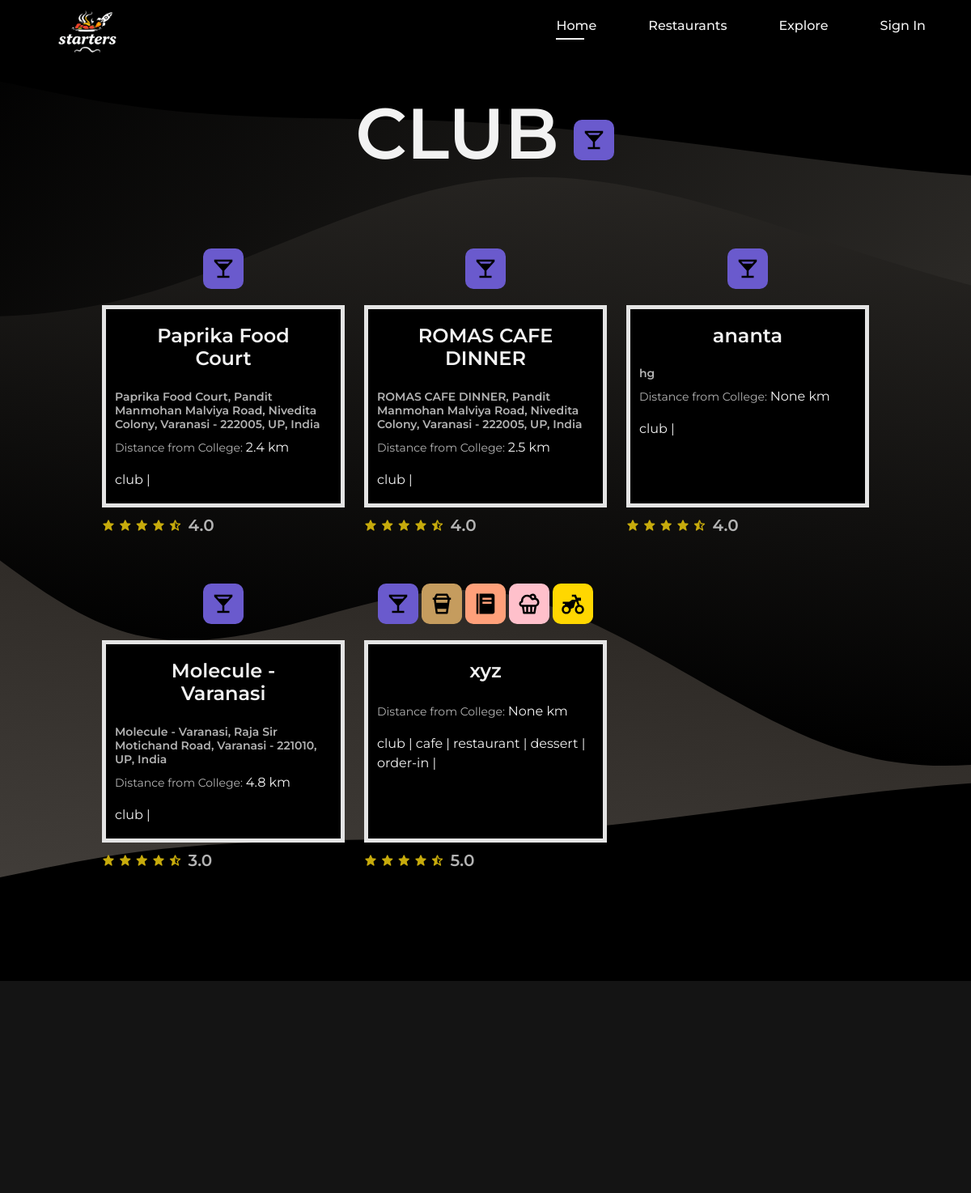
The app's page /tag/club/, older data.
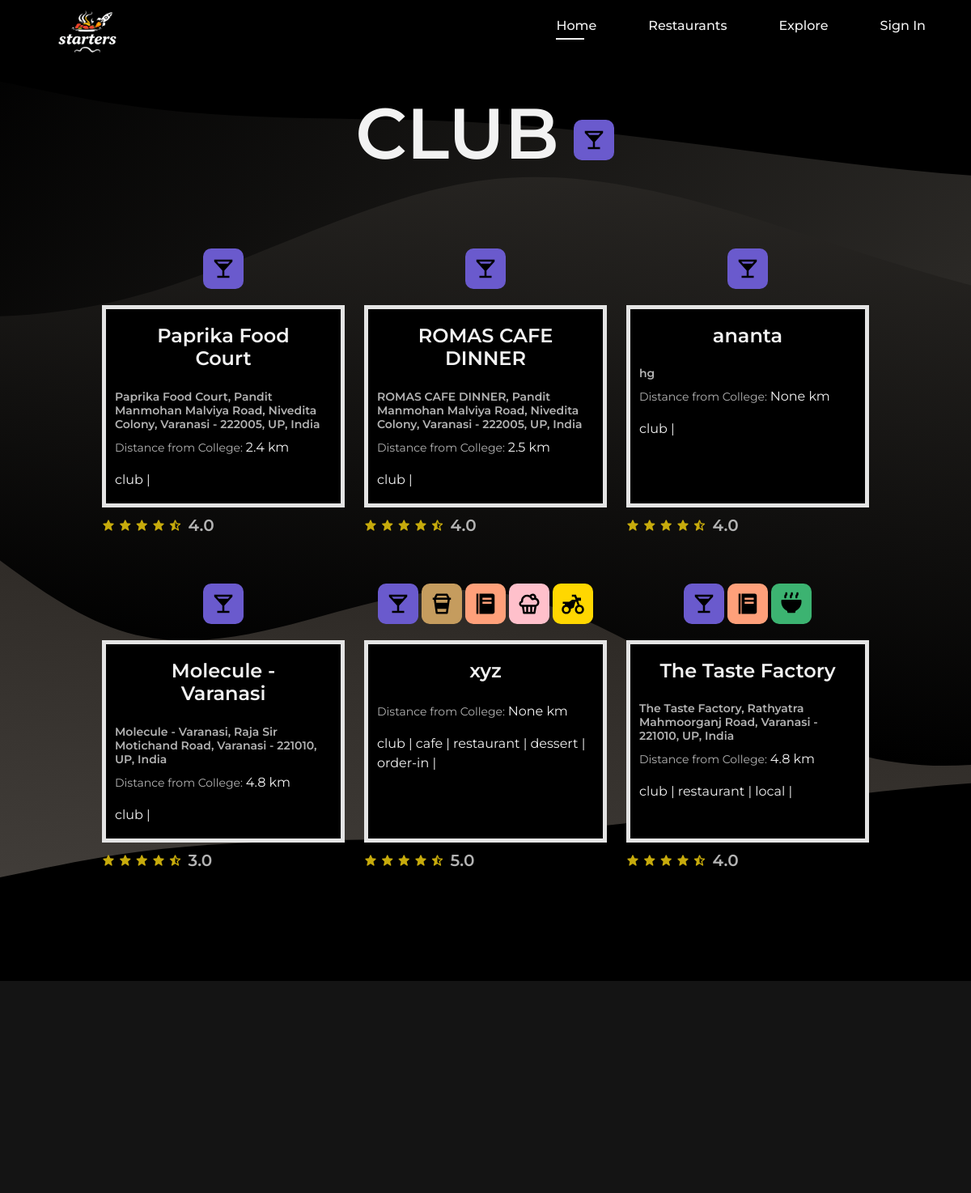
The same page, newer data.
### rest/models.py (models this page shows, shortened)
class Tag(models.Model):
    name=models.CharField(max_length=50,unique=True)

class Restaurant(models.Model):
    name = models.CharField(max_length=255)
    address = models.TextField(blank=True)
    rating = models.DecimalField(max_digits=2, decimal_places=1, null=True, blank=True)  # Rating can be 1 to 5
    distance = models.DecimalField(max_digits=5, decimal_places=1, null=True, blank=True)
    latitude = models.FloatField(null=True, blank=True)  # Latitude from Geoapify API
    longitude = models.FloatField(null=True, blank=True)  # Longitude from Geoapify API
    main_image = models.ImageField(upload_to='restaurant_images',blank=True,null=True)
    description = models.TextField(blank=True, null=True) # Description about the restaurant
    date_posted=models.DateTimeField(default=timezone.now)
    posted_by=models.ForeignKey(settings.AUTH_USER_MODEL,on_delete=models.SET_DEFAULT,default=1)
    tags = models.ManyToManyField('Tag', related_name='restaurants', blank=True)

### rest/views.py (the view)
# urls.py: path('tag/<str:tag_name>/', views.restaurants_by_tag, name='restaurants_by_tag'),
def restaurants_by_tag(request, tag_name):
    tag = get_object_or_404(Tag, name=tag_name)
    restaurants = tag.restaurants.all()
    context = {
        'tag': tag,
        'restaurants': restaurants
    }
    return render(request, 'rest/restaurants_by_tag.html', context)

### templates/rest/restaurants_by_tag.html (shortened to what this page needs)
{% extends 'partials/base.html'%}
{% load static %}
{% block content %}
<section class="rest section" id="rest">
  <div class="rest_container container grid">
    <div class="by_tag">
      <h1 class="rest_title">
        {{tag.name|upper}}
      </h1>
        <img src="{% static 'assets/images/' %}/{{ tag.name }}.svg" class="rest-icon {{tag.name}}">
    </div>
    <div class="rest_cards grid">
      {% for restaurant in restaurants %}
      <article class="rest_card">
        <div class="rest-icons">                  {% for tag in restaurant.tags.all %}
          <img src="{% static 'assets/images/' %}/{{ tag.name }}.svg" class="rest-icon {{tag.name}}">
        {% endfor %}</div>
          <div class="rest_info_main">
            <a href="{% url 'rest:restaurant_detail' restaurant.id %}">
              <h2 class="rest_card-name">{{ restaurant.name }}</h2>
            <h3 class="rest_card-address">{{ restaurant.address }}</h3>
            <p class="rest_card-distance">Distance from College: <span>{{ restaurant.distance }} km</span></p>
            <ul class="rest_tags">
              {% for tag in restaurant.tags.all %}
                  <li>{{ tag.name }} | </li>
              {% endfor %}
          </ul>
            </a></div>
            <div class="rest_rating">
              <div class="stars">
                <i class='bx bxs-star' ></i>
                <i class='bx bxs-star' ></i>
                <i class='bx bxs-star' ></i>
                <i class='bx bxs-star' ></i>
                <i class='bx bxs-star-half' ></i>
              </div>
            <h3 class="rest_card-rating">{{ restaurant.rating }}</h3>
          </div>
      </article>
      {% endfor %}
    </div>
  </div>
 </section>
{% endblock %}

### templates/partials/base.html (shortened to what this page needs)
{% load static%}
<!DOCTYPE html>
<html lang="en">
<head>
  <link href='https://unpkg.com/boxicons@2.1.4/css/boxicons.min.css' rel='stylesheet'>
  <link href="https://cdn.jsdelivr.net/npm/bootstrap@5.1.0/dist/css/bootstrap.min.css" rel="stylesheet">
  <link rel="stylesheet" href="{% static 'assets/css/style.css'%}">
  <link
    href="https://cdn.jsdelivr.net/npm/remixicon@4.5.0/fonts/remixicon.css"
    rel="stylesheet"/>
</head>
   <body>
      <header class="header" id="header">
        <nav class="nav container">
          <a href="#" class="nav_logo">
            <img src="{% static 'assets/images/starters-logo.png'%}" class="nav_logo-img">
          </a>
          <div class="nav_menu" id="nav-menu">
            <ul class="nav_list">
              <li class="nav_item">
                <a href="{% url 'rest:home' %}" class="nav_link active-link">Home</a>
              </li>
              <li class="nav_item">
                <a href="{% url 'rest:restaurants' %}" class="nav_link">Restaurants</a>
              </li>
              <li class="nav_item">
                <a href="#explore" class="nav_link">Explore</a>
              </li>
              {% if request.user.is_authenticated %}
              <li class="nav_item">
                <a href="{% url 'userauths:profile' %}" class="nav_link">Profile</a>
              </li>
              <li class="nav_item">
                <a href="{% url 'userauths:sign-out' %}" class="nav_link">Sign Out</a>
              </li>
              {% else %}
                {% if request.path == '/users/sign-in/' %}
                  <li class="nav_item">
                    <a href="{% url 'userauths:sign-up' %}" class="nav_link">Sign Up</a>
                  </li>
                {% else %}
                  <li class="nav_item">
                    <a href="{% url 'userauths:sign-in' %}" class="nav_link">Sign In</a>
                  </li>
                {% endif %}
              {% endif %}
            </ul>
          </div>
        </nav>
      </header>
      <main >
        {% block content%}
        {% endblock %}
      </main>
      <footer class="footer">
      </footer>
   </body>
</html>

Row changes from the older to the newer data that the page shows:
added Restaurant: name "The Taste Factory", address "The Taste Factory, Rathyatra Mahmoorganj Road, Varanasi - 221010, UP, India", distance "4.8", rating "4.0", Tag (name (picture), name "club"), Tag (name (picture), name "restaurant")
now on this page (row unchanged): Tag: name (picture), name "local"
